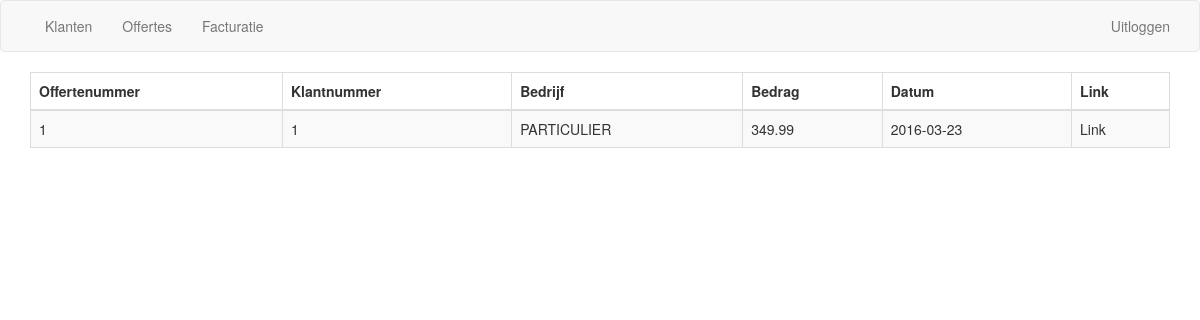
The app's page /offertes (signed in) with its own data.
### tables this page shows
CREATE TABLE `offers` (
  `offers_id` int(10) NOT NULL,
  `customers_id` int(10) NOT NULL,
  `offers_subtotal_price` double NOT NULL,
  `offers_total_price` double NOT NULL,
  `offers_description` varchar(2500) NOT NULL,
  `offers_date` date NOT NULL,
  `offers_template` enum('template_01','template_02','template_03','') NOT NULL
);

CREATE TABLE `customers` (
  `customers_id` int(10) NOT NULL,
  `company` varchar(50) NOT NULL,
  `firstname` varchar(50) NOT NULL,
  `lastname` varchar(50) NOT NULL,
  `email` varchar(50) NOT NULL,
  `phone` varchar(15) NOT NULL,
  `description` varchar(250) DEFAULT NULL
);

### incl/globals.php (called while the page is built, shortened)
<?php
class Globals {
  protected $project = "/albeda_paint";
  public $signout_php = "/signout.php";
  private $root;
  private $ext = "/ext";
  private $fpdf = "/fpdf";
  private $incl = "/incl";
  private $header = "/header";
  private $signin = "/signin";
  private $webpages = "/webpages";
  private $footer = "/footer";
  private $loc_incl = "incl";
  private $loc_signin = "/signin";
  public function __construct() {
    $this->root = $_SERVER['DOCUMENT_ROOT'].$this->project;
  }
  public function dirPaths() {
    $this->ext = $this->root.$this->ext;
    $this->fpdf = $this->ext.$this->fpdf;
    $this->incl = $this->root.$this->incl;
    $this->header = $this->incl.$this->header;
    $this->signin = $this->incl.$this->signin;
    $this->webpages = $this->incl.$this->webpages;
    $this->footer = $this->incl.$this->footer;
  }
  public function locPaths() {
    $this->loc_signin = $this->loc_incl.$this->loc_signin;
  }
  public function locScripts() {
    $this->signout_php = $this->loc_signin.$this->signout_php;
  }
}
$globals = new Globals();
?>

### incl/database.php (called while the page is built, shortened)
<?php
class Database extends Globals {
  private $hostname = "localhost";
  private $username = "root";
  private $password = "";
  private $database = "albeda_paint";
  public function connDatabase() {
    $this->db = new mysqli($this->hostname, $this->username, $this->password, $this->database);
  }
}
?>

### incl/webpages/offers.php (the view, shortened to what this page needs)
<?php
class Offers extends Database {
  private $query;
  public function __construct() {
    $this->qryDatabase();
  }
  public function qryDatabase() {
    $this->sql = "
      SELECT o.offers_id, o.customers_id, o.offers_total_price, o.offers_date,
             c.company
      FROM offers AS o, customers AS c
      WHERE o.customers_id = c.customers_id
    ";
    $this->query = mysqli_query($this->db, $this->sql);
  }
  public function createRows() {
    while($this->rows = mysqli_fetch_assoc($this->query)) {
      echo("<tr>
              <td>".$this->rows['offers_id']."</td>
              <td>".$this->rows['customers_id']."</td>
              <td>".$this->rows['company']."</td>
              <td>".$this->rows['offers_total_price']."</td>
              <td>".$this->rows['offers_date']."</td>
              <td>Link</td>
            </tr>
      ");
    }
  }
}
$offers = new Offers();
?>
<div class="container">
  <table id="table-offertes" class="table table-striped table-bordered dt-responsive nowrap" cellspacing="0" width="100%">
    <thead>
      <tr>
        <th>Offertenummer</th>
        <th>Klantnummer</th>
        <th>Bedrijf</th>
        <th>Bedrag</th>
        <th>Datum</th>
        <th>Link</th>
      </tr>
    </thead>
    <tbody>
      <?php $offers->createRows(); ?>
    </tbody>
  </table>
</div>

### index.php (shortened to what this page needs)
<!DOCTYPE html>
<html lang="en">
<head>
  <link rel="stylesheet" href="//maxcdn.bootstrapcdn.com/bootstrap/3.3.6/css/bootstrap.min.css">
  <link rel="stylesheet" href="//cdn.datatables.net/t/bs/dt-1.10.11,r-2.0.2/datatables.min.css"/>
  <link rel="stylesheet" href="css/dataTables.bootstrap.css"/>
  <link href="css/custom.css" rel="stylesheet">
  <link href="css/signin.css" rel="stylesheet">
</head>
<body>
<?php
require_once "incl/globals.php";
  if(empty($_SESSION['signedin'])) {
    require_once $globals->signin_php;
  }
  else {
    require_once $globals->nav_php;
    if(isset($_GET['page'])) {
      switch($_GET['page']) {
        case 'offertes':
          require_once $globals->offers_php;
          break;
      }
    }
  }
?>
</body>
</html>

### incl/header/nav.php
<nav class="navbar navbar-default">
  <div class="container">
    <div class="row">
      <div class="collapse navbar-collapse" id="bs-example-navbar-collapse-1">
        <div class="navbar-header">
          <ul class="navbar-nav nav">
            <li><a href="klanten">Klanten</a></li>
            <li><a href="offertes">Offertes</a></li>
            <li><a href="facturatie">Facturatie</a></li>
          </ul>
        </div>
        <ul class="nav navbar-nav navbar-right" style="float:right;">
          <li><a href=<?php echo $globals->signout_php; ?>>Uitloggen</a></li>
        </ul>
      </div>
    </div>
  </div>
</nav>

### css/custom.css (style rules this page uses)
body { font-size: 140%; }

### records on screen
offers: offers_id "1", customers "1", customers.company "PARTICULIER", offers_total_price "349.99", offers_date "2016-03-23"
